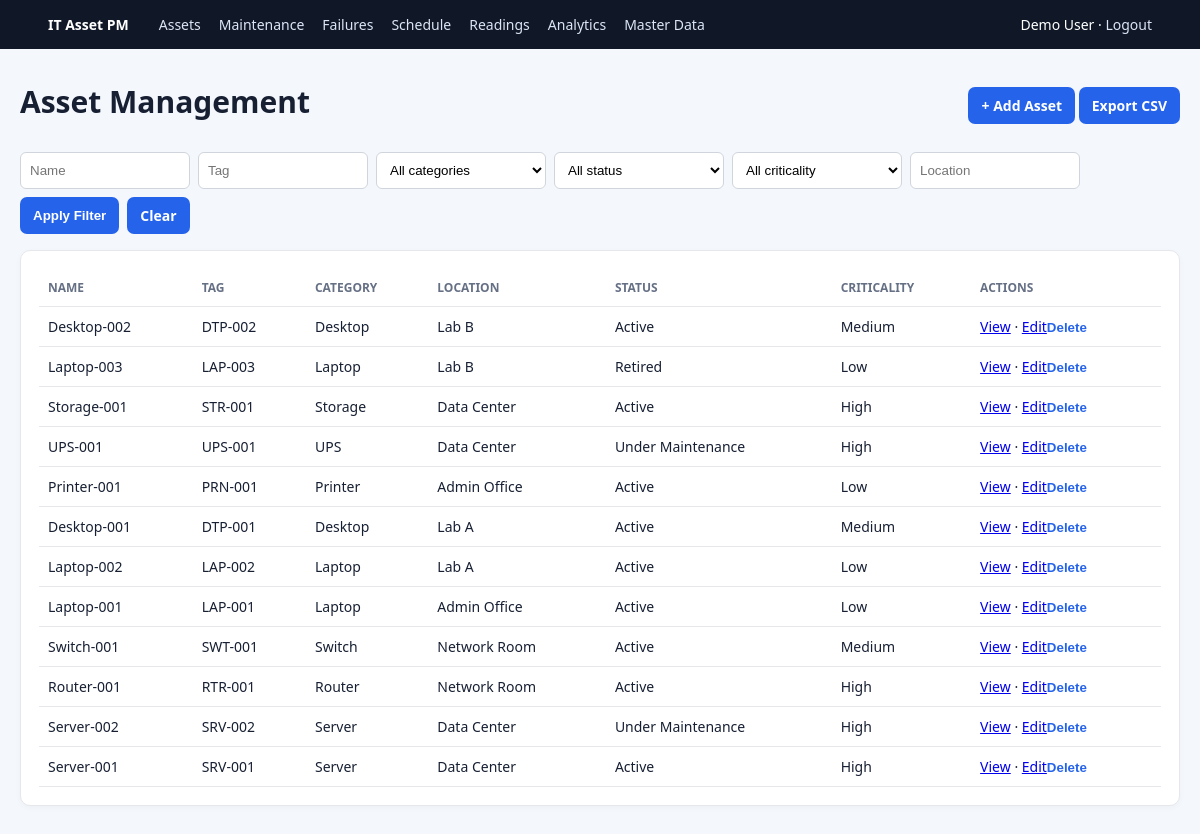
The app's page /assets (signed in) with its own data.
### tables this page shows
CREATE TABLE users (
    user_id INTEGER PRIMARY KEY AUTOINCREMENT,
    name TEXT NOT NULL,
    email TEXT NOT NULL UNIQUE COLLATE NOCASE,
    password TEXT NOT NULL,
    created_at TEXT NOT NULL DEFAULT CURRENT_TIMESTAMP
);

CREATE TABLE assets (
    asset_id INTEGER PRIMARY KEY AUTOINCREMENT,
    user_id INTEGER NOT NULL REFERENCES users(user_id) ON DELETE CASCADE,
    category_id INTEGER NOT NULL REFERENCES asset_categories(category_id) ON DELETE RESTRICT,
    asset_name TEXT NOT NULL,
    asset_tag TEXT NOT NULL UNIQUE,
    manufacturer TEXT,
    model TEXT,
    purchase_date TEXT NOT NULL,
    warranty_expiry TEXT,
    location TEXT NOT NULL,
    status TEXT NOT NULL CHECK(status IN ('Active','Under Maintenance','Retired')) DEFAULT 'Active',
    criticality TEXT NOT NULL CHECK(criticality IN ('Low','Medium','High')) DEFAULT 'Medium',
    installation_date TEXT,
    created_at TEXT NOT NULL DEFAULT CURRENT_TIMESTAMP
);

CREATE TABLE asset_categories (
    category_id INTEGER PRIMARY KEY AUTOINCREMENT,
    category_name TEXT NOT NULL UNIQUE
);

### app.py (the view)
@app.route('/assets')
@login_required
def assets():
    c=get_db(); uid=session['user_id']; wh=['a.user_id=?']; args=[uid]
    for key,col in [('name','a.asset_name'),('tag','a.asset_tag'),('category','a.category_id'),('status','a.status'),('criticality','a.criticality'),('location','a.location')]:
        if request.args.get(key): wh.append(f'{col} LIKE ?' if key in ('name','tag','location') else f'{col}=?'); args.append('%'+request.args[key]+'%' if key in ('name','tag','location') else request.args[key])
    rows=c.execute('SELECT a.*,c.category_name FROM assets a JOIN asset_categories c ON c.category_id=a.category_id WHERE '+' AND '.join(wh)+' ORDER BY a.asset_id DESC',args).fetchall(); o=opts(c); c.close(); return render_template('assets.html',rows=rows,**o)

### app.py (called while the page is built)
def login_required(f):
    @wraps(f)
    def w(*a,**kw):
        if not session.get('user_id'): flash('Please log in first.','warning'); return redirect(url_for('login'))
        return f(*a,**kw)
    return w

@app.context_processor
def inject(): return {'today':date.today().isoformat(),'user':g.get('user')}

@app.before_request
def load_user():
    g.user=None
    if session.get('user_id'):
        g.user=get_db().execute('SELECT * FROM users WHERE user_id=?',(session['user_id'],)).fetchone()

def opts(conn): return {'categories':conn.execute('SELECT * FROM asset_categories ORDER BY category_name').fetchall(),'assets':conn.execute('SELECT asset_id,asset_name,asset_tag FROM assets WHERE user_id=? ORDER BY asset_name',(session['user_id'],)).fetchall()}

### database.py (called while the page is built)
def get_db():
    conn = sqlite3.connect(DB_PATH)
    conn.row_factory = sqlite3.Row
    conn.execute('PRAGMA foreign_keys = ON')
    return conn

### templates/assets.html
{% extends 'base.html' %}{% block content %}<div class=heading><h1>Asset Management</h1><div><a class=button href='{{url_for("add_asset")}}'>+ Add Asset</a> <a class=button secondary href='{{url_for("export",kind="assets")}}'>Export CSV</a></div></div><form class=filters><input name=name placeholder='Name' value='{{request.args.get("name","")}}'><input name=tag placeholder='Tag' value='{{request.args.get("tag","")}}'><select name=category><option value=''>All categories</option>{% for c in categories %}<option value={{c.category_id}} {% if request.args.get('category')==c.category_id|string %}selected{% endif %}>{{c.category_name}}</option>{% endfor %}</select><select name=status><option value=''>All status</option>{% for x in ['Active','Under Maintenance','Retired'] %}<option {{'selected' if request.args.get('status')==x}}>{{x}}</option>{% endfor %}</select><select name=criticality><option value=''>All criticality</option>{% for x in ['Low','Medium','High'] %}<option {{'selected' if request.args.get('criticality')==x}}>{{x}}</option>{% endfor %}</select><input name=location placeholder='Location'><button>Apply Filter</button><a class=button secondary href='{{url_for("assets")}}'>Clear</a></form><section class=panel><table><tr><th>Name</th><th>Tag</th><th>Category</th><th>Location</th><th>Status</th><th>Criticality</th><th>Actions</th></tr>{% for a in rows %}<tr><td>{{a.asset_name}}</td><td>{{a.asset_tag}}</td><td>{{a.category_name}}</td><td>{{a.location}}</td><td><span class='badge {{a.status|lower|replace(" ","-")}}'>{{a.status}}</span></td><td>{{a.criticality}}</td><td><a href='{{url_for("asset_detail",asset_id=a.asset_id)}}'>View</a> · <a href='{{url_for("edit_asset",asset_id=a.asset_id)}}'>Edit</a><form class=inline method=post action='{{url_for("delete_asset",asset_id=a.asset_id)}}'><button class=link onclick="return confirm('Delete this asset?')">Delete</button></form></td></tr>{% else %}<tr><td colspan=7>No assets found.</td></tr>{% endfor %}</table></section>{% endblock %}

### templates/base.html (shortened to what this page needs)
<!doctype html><html><head><link rel=stylesheet href='{{url_for("static",filename="css/style.css")}}'></head><body><nav><a class=brand href='{{url_for("dashboard")}}'>IT Asset PM</a>{% if user %}<a href='{{url_for("assets")}}'>Assets</a><a href='{{url_for("maintenance")}}'>Maintenance</a><a href='{{url_for("failures")}}'>Failures</a><a href='{{url_for("schedule")}}'>Schedule</a><a href='{{url_for("readings")}}'>Readings</a><a href='{{url_for("analytics")}}'>Analytics</a><a href='{{url_for("masters")}}'>Master Data</a><span class=navuser>{{user['name']}} · <a href='{{url_for("logout")}}'>Logout</a></span>{% endif %}</nav><main>{% block content %}{% endblock %}</main></body></html>

### static/css/style.css (style rules this page uses)
:root { --bg:#f4f7fb;--ink:#172033;--muted:#667085;--blue:#2563eb;--line:#e5e7eb;--panel:#fff }
* { box-sizing:border-box }
body { margin:0;background:var(--bg);color:var(--ink);font:14px system-ui,-apple-system,Segoe UI,sans-serif }
nav { background:#101828;color:#fff;padding:15px 4%;display:flex;gap:18px;align-items:center;flex-wrap:wrap }
nav a { color:#dbe5f5;text-decoration:none }
.brand { font-weight:800;color:#fff;margin-right:12px }
.navuser { margin-left:auto }
main { max-width:1240px;margin:32px auto;padding:0 20px }
h1 { font-size:30px;margin:0 0 8px }
.heading { display:flex;justify-content:space-between;align-items:center;margin-bottom:22px }
.card,.panel { background:var(--panel);border:1px solid var(--line);border-radius:10px;padding:18px;box-shadow:0 2px 6px #10182808 }
.panel { margin:16px 0;overflow:auto }
table { border-collapse:collapse;width:100%;min-width:520px }
th,td { padding:10px 9px;border-bottom:1px solid var(--line);text-align:left }
th { font-size:12px;color:var(--muted);text-transform:uppercase }
.button,button { border:0;border-radius:7px;background:var(--blue);color:#fff;padding:9px 13px;text-decoration:none;cursor:pointer;font-weight:600;display:inline-block }
.link { background:none;color:var(--blue);padding:0 }
.inline { display:inline }
.filters { display:flex;gap:8px;flex-wrap:wrap;margin-bottom:16px }
.filters input,.filters select { max-width:170px }
input,select { width:100%;border:1px solid #d0d5dd;border-radius:6px;padding:9px;background:#fff }

### records on screen
users: name "Demo User"
assets: asset_name "Desktop-002", asset_tag "DTP-002", category_name "Desktop", location "Lab B", status "Active", criticality "Medium"
assets: asset_name "Laptop-003", asset_tag "LAP-003", category_name "Laptop", location "Lab B", status "Retired", criticality "Low"
assets: asset_name "Storage-001", asset_tag "STR-001", category_name "Storage", location "Data Center", status "Active", criticality "High"
assets: asset_name "UPS-001", asset_tag "UPS-001", category_name "UPS", location "Data Center", status "Under Maintenance", criticality "High"
assets: asset_name "Printer-001", asset_tag "PRN-001", category_name "Printer", location "Admin Office", status "Active", criticality "Low"
assets: asset_name "Desktop-001", asset_tag "DTP-001", category_name "Desktop", location "Lab A", status "Active", criticality "Medium"
assets: asset_name "Laptop-002", asset_tag "LAP-002", category_name "Laptop", location "Lab A", status "Active", criticality "Low"
assets: asset_name "Laptop-001", asset_tag "LAP-001", category_name "Laptop", location "Admin Office", status "Active", criticality "Low"
assets: asset_name "Switch-001", asset_tag "SWT-001", category_name "Switch", location "Network Room", status "Active", criticality "Medium"
assets: asset_name "Router-001", asset_tag "RTR-001", category_name "Router", location "Network Room", status "Active", criticality "High"
assets: asset_name "Server-002", asset_tag "SRV-002", category_name "Server", location "Data Center", status "Under Maintenance", criticality "High"
assets: asset_name "Server-001", asset_tag "SRV-001", category_name "Server", location "Data Center", status "Active", criticality "High"
